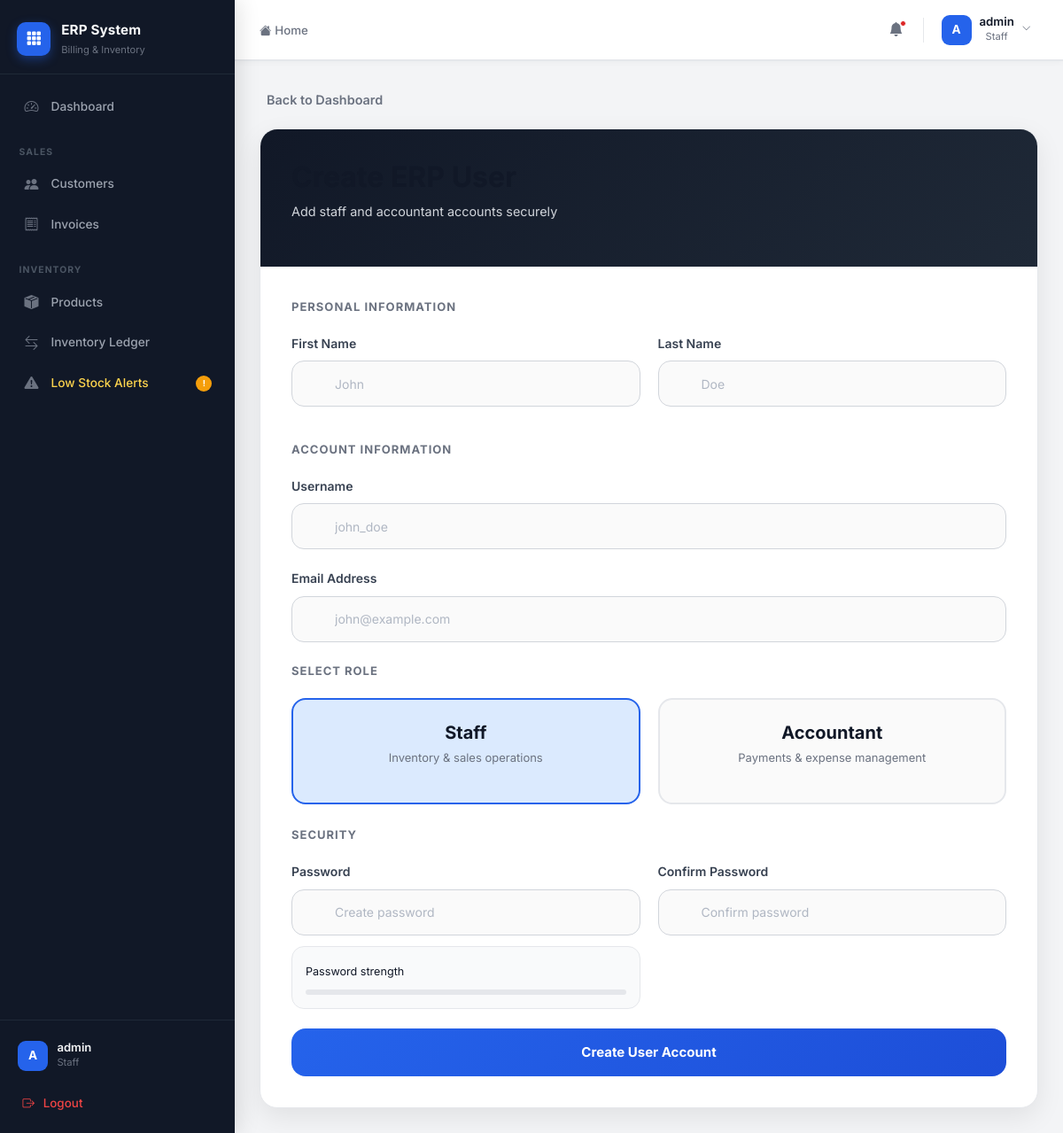
The page /register-user/ (signed in) on the database as committed earlier.
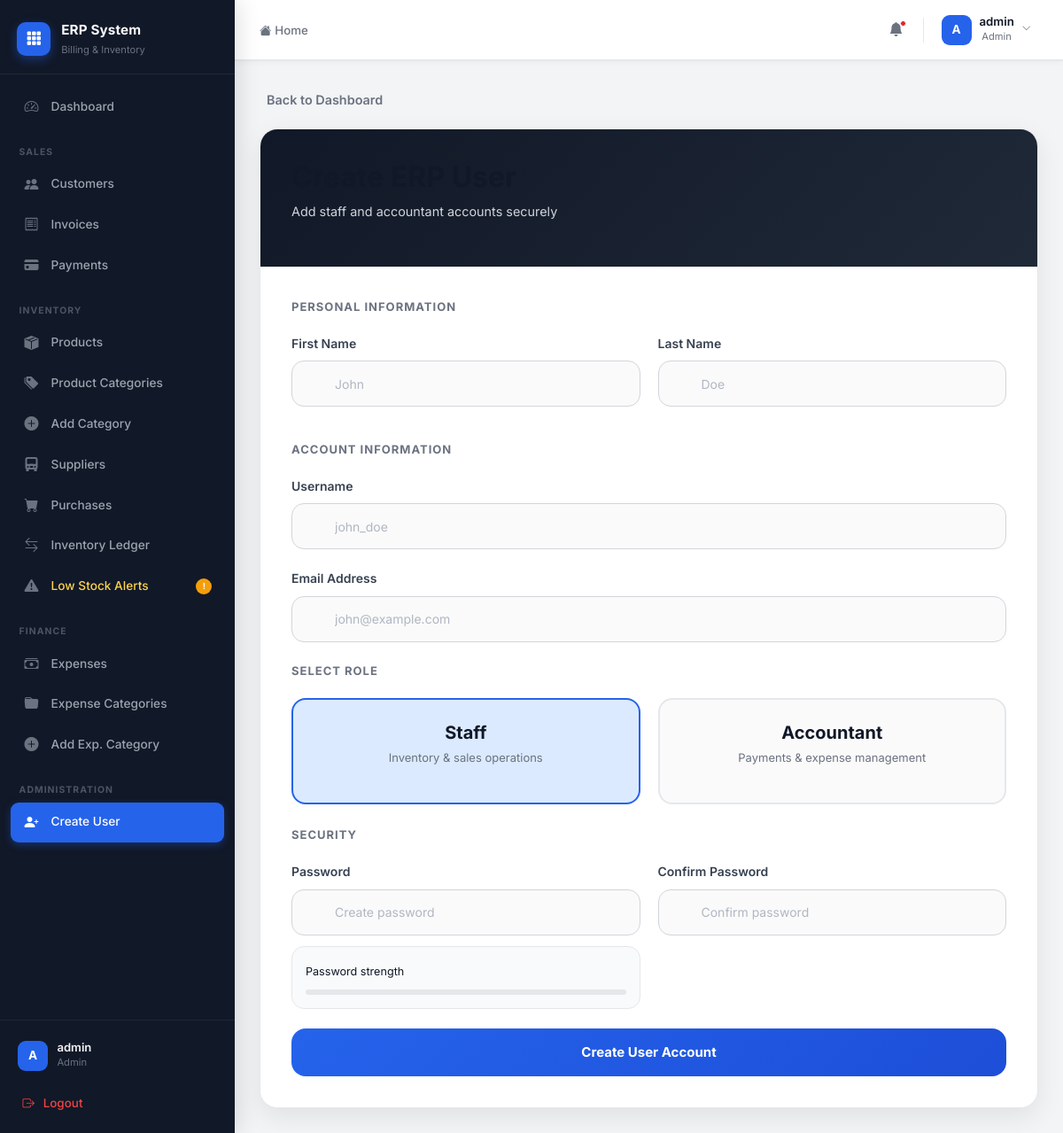
The same page on the database as committed later.
### accounts/models.py (models this page shows)
class CustomUser(AbstractUser):
    ROLE_CHOICES = (
        ('admin', 'Admin'),
        ('staff', 'Staff'),
        ('accountant', 'Accountant'),
    )
    role = models.CharField(max_length=20, choices=ROLE_CHOICES, default='staff')
    phone = models.CharField(max_length=15, blank=True, null=True)

### accounts/views.py (the view, shortened to what this page needs)
@login_required
@admin_required
def register_user(request):
    form = UserRegisterForm(
        request.POST or None
    )
    form.fields['role'].choices = [
        ('staff', 'Staff'),
        ('accountant', 'Accountant')
    ]
    return render(
        request,
        'accounts/register_user.html',
        {
            'form': form
        }
    )

### templates/accounts/register_user.html (shortened to what this page needs)
{% extends 'layouts/admin_base.html' %}
{% load static %}
{% block admin_content %}
<link rel="stylesheet"
      href="https://cdn.jsdelivr.net/npm/@tabler/icons-webfont@latest/tabler-icons.min.css">
<div class="register-wrapper">
    <a href="{% url 'admin_dashboard' %}"
       class="back-btn">
        Back to Dashboard
    </a>
    <div class="register-card">
        <div class="register-header">
            <h1>
            </h1>
            <p>
                Add staff and accountant accounts securely
            </p>
        </div>
        <div class="register-body">
            <form method="POST">
                <div class="section-title">
                    Personal Information
                </div>
                <div class="grid-2">
                    <div class="form-group">
                        <label>
                            First Name
                        </label>
                        <div class="input-wrap">
                            <input type="text"
                                   name="first_name"
                                   class="form-control"
                                   placeholder="John"
                                   required>
                        </div>
                    </div>
                    <div class="form-group">
                        <label>
                            Last Name
                        </label>
                        <div class="input-wrap">
                            <input type="text"
                                   name="last_name"
                                   class="form-control"
                                   placeholder="Doe"
                                   required>
                        </div>
                    </div>
                </div>
                <div class="section-title mt-3">
                    Account Information
                </div>
                <div class="form-group">
                    <label>
                        Username
                    </label>
                    <div class="input-wrap">
                        <input type="text"
                               name="username"
                               class="form-control"
                               placeholder="john_doe"
                               required>
                    </div>
                </div>
                <div class="form-group">
                    <label>
                        Email Address
                    </label>
                    <div class="input-wrap">
                        <input type="email"
                               name="email"
                               class="form-control"
                               placeholder="john@example.com"
                               required>
                    </div>
                </div>
                <div class="section-title mt-3">
                    Select Role
                </div>
                <div class="role-grid">
                    <div class="role-card active"
                         data-role="staff">
                        <h5>
                            Staff
                        </h5>
                        <p>
                            Inventory & sales operations
                        </p>
                    </div>
                    <div class="role-card"
                         data-role="accountant">
                        <h5>
                            Accountant
                        </h5>
                        <p>
                            Payments & expense management
                        </p>
                    </div>
                </div>
                <div class="section-title mt-4">
                    Security
                </div>
                <div class="grid-2">
                    <div class="form-group">
                        <label>
                            Password
                        </label>
                        <div class="input-wrap">
                            <input type="password"
                                   name="password1"
                                   id="password1"
                                   class="form-control"
                                   placeholder="Create password"
                                   required>
                            <button type="button"
                                    class="toggle-password"
                                    onclick="togglePassword('password1', this)">
                            </button>
                        </div>
                        <div class="password-box">
                            <small>
                                Password strength
                            </small>
                            <div class="password-strength">
                            </div>
                        </div>
                    </div>
                    <div class="form-group">
                        <label>
                            Confirm Password
                        </label>
                        <div class="input-wrap">
                            <input type="password"
                                   name="password2"
                                   id="password2"
                                   class="form-control"
                                   placeholder="Confirm password"
                                   required>
                            <button type="button"
                                    class="toggle-password"
                                    onclick="togglePassword('password2', this)">
                            </button>
                        </div>
                    </div>
                </div>
                <button type="submit"
                        class="submit-btn">
                    Create User Account
                </button>
            </form>
        </div>
    </div>
</div>
{% endblock %}

### templates/layouts/admin_base.html (shortened to what this page needs)
{% extends 'base.html' %}
{% block content %}
<div class="erp-shell">
    <aside class="erp-sidebar" id="erpSidebar">
        <div class="sidebar-logo">
            <div class="logo-icon">
                <i class="bi bi-grid-3x3-gap-fill"></i>
            </div>
            <div class="logo-text">
                <span class="logo-name">ERP System</span>
                <span class="logo-sub">Billing & Inventory</span>
            </div>
        </div>
        <nav class="sidebar-nav" id="sidebarNav">
            <a href="{% url 'admin_dashboard' %}"
               class="nav-item {% if request.resolver_match.url_name == 'admin_dashboard' %}active{% endif %}">
                <span class="nav-icon"><i class="bi bi-speedometer2"></i></span>
                <span class="nav-label">Dashboard</span>
            </a>
            <div class="nav-section-label">Sales</div>
            <a href="{% url 'customer_list' %}"
               class="nav-item {% if 'customer' in request.resolver_match.url_name %}active{% endif %}">
                <span class="nav-icon"><i class="bi bi-people-fill"></i></span>
                <span class="nav-label">Customers</span>
            </a>
            <a href="{% url 'invoice_list' %}"
               class="nav-item {% if 'invoice' in request.resolver_match.url_name %}active{% endif %}">
                <span class="nav-icon"><i class="bi bi-receipt"></i></span>
                <span class="nav-label">Invoices</span>
            </a>
            {% if request.user.role == 'admin' or request.user.role == 'accountant' %}
            <a href="{% url 'payment_list' %}"
               class="nav-item {% if 'payment' in request.resolver_match.url_name %}active{% endif %}">
                <span class="nav-icon"><i class="bi bi-credit-card-fill"></i></span>
                <span class="nav-label">Payments</span>
            </a>
            {% endif %}
            <div class="nav-section-label">Inventory</div>
            <a href="{% url 'product_list' %}"
               class="nav-item {% if request.resolver_match.url_name == 'product_list' %}active{% endif %}">
                <span class="nav-icon"><i class="bi bi-box-seam-fill"></i></span>
                <span class="nav-label">Products</span>
            </a>
            {% if request.user.role == 'admin' %}
            <a href="{% url 'category_list' %}"
               class="nav-item {% if 'category' in request.resolver_match.url_name %}active{% endif %}">
                <span class="nav-icon"><i class="bi bi-tags-fill"></i></span>
                <span class="nav-label">Product Categories</span>
            </a>
            <a href="{% url 'add_category' %}"
               class="nav-item {% if request.resolver_match.url_name == 'add_category' %}active{% endif %}">
                <span class="nav-icon"><i class="bi bi-plus-circle-fill"></i></span>
                <span class="nav-label">Add Category</span>
            </a>
            <a href="{% url 'supplier_list' %}"
               class="nav-item {% if 'supplier' in request.resolver_match.url_name %}active{% endif %}">
                <span class="nav-icon"><i class="bi bi-truck-front-fill"></i></span>
                <span class="nav-label">Suppliers</span>
            </a>
            <a href="{% url 'purchase_list' %}"
               class="nav-item {% if 'purchase' in request.resolver_match.url_name %}active{% endif %}">
                <span class="nav-icon"><i class="bi bi-cart-fill"></i></span>
                <span class="nav-label">Purchases</span>
            </a>
            {% endif %}
            <a href="{% url 'stock_movement_list' %}"
               class="nav-item {% if 'stock' in request.resolver_match.url_name %}active{% endif %}">
                <span class="nav-icon"><i class="bi bi-arrow-left-right"></i></span>
                <span class="nav-label">Inventory Ledger</span>
            </a>
            <a href="{% url 'product_list' %}" class="nav-item nav-warning">
                <span class="nav-icon"><i class="bi bi-exclamation-triangle-fill"></i></span>
                <span class="nav-label">Low Stock Alerts</span>
                <span class="nav-badge">!</span>
            </a>
            {% if request.user.role == 'admin' or request.user.role == 'accountant' %}
            <div class="nav-section-label">Finance</div>
            <a href="{% url 'expense_list' %}"
               class="nav-item {% if 'expense' in request.resolver_match.url_name %}active{% endif %}">
                <span class="nav-icon"><i class="bi bi-cash-stack"></i></span>
                <span class="nav-label">Expenses</span>
            </a>
            <a href="{% url 'expense_category_list' %}"
               class="nav-item {% if 'expense_category' in request.resolver_match.url_name %}active{% endif %}">
                <span class="nav-icon"><i class="bi bi-folder-fill"></i></span>
                <span class="nav-label">Expense Categories</span>
            </a>
            {% if request.user.role == 'admin' %}
            <a href="{% url 'create_expense_category' %}"
               class="nav-item {% if request.resolver_match.url_name == 'create_expense_category' %}active{% endif %}">
                <span class="nav-icon"><i class="bi bi-plus-circle-fill"></i></span>
                <span class="nav-label">Add Exp. Category</span>
            </a>
            {% endif %}
            {% endif %}
            {% if request.user.role == 'admin' %}
            <div class="nav-section-label">Administration</div>
            <a href="{% url 'register_user' %}"
               class="nav-item {% if request.resolver_match.url_name == 'register_user' %}active{% endif %}">
                <span class="nav-icon"><i class="bi bi-person-plus-fill"></i></span>
                <span class="nav-label">Create User</span>
            </a>
            {% endif %}
        </nav>
        <div class="sidebar-footer">
            <div class="user-card">
                <div class="user-avatar">
                    {{ request.user.username|slice:":1"|upper }}
                </div>
                <div class="user-info">
                    <div class="user-name">{{ request.user.username }}</div>
                    <div class="user-role">{{ request.user.role|title }}</div>
                </div>
            </div>
            <a href="{% url 'logout' %}" class="logout-btn">
                <i class="bi bi-box-arrow-right"></i>
                <span>Logout</span>
            </a>
        </div>
    </aside>
    <div class="erp-main">
        <header class="erp-topbar">
            <div class="topbar-left">
                <nav aria-label="breadcrumb">
                    <ol class="breadcrumb mb-0">
                        <li class="breadcrumb-item">
                            <a href="{% url 'admin_dashboard' %}">
                                <i class="bi bi-house-fill me-1"></i>Home
                            </a>
                        </li>
                    </ol>
                </nav>
            </div>
            <div class="topbar-right">
                <button class="topbar-icon-btn" title="Notifications">
                    <i class="bi bi-bell-fill"></i>
                    <span class="notif-dot"></span>
                </button>
                <div class="dropdown">
                    <button class="topbar-user-btn dropdown-toggle" data-bs-toggle="dropdown" aria-expanded="false">
                        <div class="topbar-avatar">
                            {{ request.user.username|slice:":1"|upper }}
                        </div>
                        <div class="topbar-user-info d-none d-sm-block">
                            <div class="topbar-username">{{ request.user.username }}</div>
                            <div class="topbar-userrole">{{ request.user.role|title }}</div>
                        </div>
                        <i class="bi bi-chevron-down topbar-chevron d-none d-sm-block"></i>
                    </button>
                </div>
            </div>
        </header>
        <main class="erp-page-content page-content">
            {% block admin_content %}{% endblock %}
        </main>
    </div>
</div>
{% endblock %}

### templates/base.html (shortened to what this page needs)
<!DOCTYPE html>
<html lang="en">
<head>
    <link href="https://cdn.jsdelivr.net/npm/bootstrap@5.3.0/dist/css/bootstrap.min.css" rel="stylesheet">
    <link href="https://cdn.jsdelivr.net/npm/bootstrap-icons@1.11.3/font/bootstrap-icons.min.css" rel="stylesheet">
</head>
<body>
    {% block content %}{% endblock %}
</body>
</html>

Rows that differ between the two databases and show on the page:
changed CustomUser "admin": role "staff" → "admin" (drawn); user.role "Staff" → "Admin"
Other text that changed with them:
text now shown: "Payments Product Categories Add Category Suppliers Purchases FINANCE Expenses Expense Categories Add Exp. Category ADMINISTRATION Create User"
